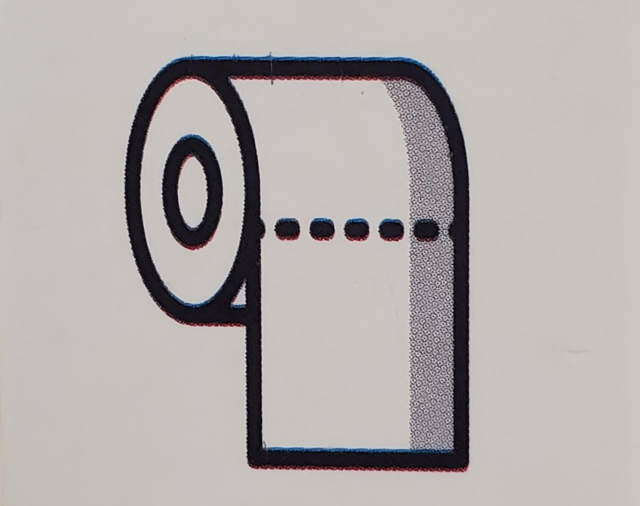
#> input picture Imagenes/Train2/Toilet_paper.jpeg, 1280 x 1012 px, found by its file name (shown at 1/2 size)
$ python resize_image.py
#> lines starting #> are read from the running program, lines starting #| are printed output that depends on the picture
import cv2 as cv
import numpy as np

def rz(image, width=None, height=None, inter=cv.INTER_AREA):
#> called with width = 400, inter = 3
    dim = None
    (h, w) = image.shape[:2]
#> h = 1012; w = 1280

    if width is None and height is None:
        return image
    if width is None:
        r = height / float(h)
        dim = (int(w * r), height)
    else:
        r = width / float(w)
#> r = 0.312
        dim = (width, int(h * r))
#> dim = (400, 316)

    return cv.resize(image, dim,  interpolation=inter)
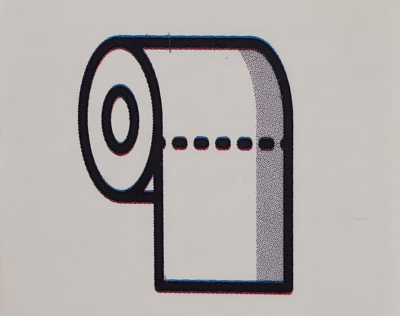
#> returned value: shape (316, 400, 3); mean of channels 0, 1, 2 171.4, 172.9, 177.9; drawn as B, G, R

#Leer imagen
img = rz(cv.imread('D:\\DocumentosD\\UTP\\brazo\\Train2\\Toilet_paper.jpeg',cv.IMREAD_COLOR), width= 400 )

$ run again, with Imagenes/Train2/apple.jpeg copied over Imagenes/Train2/Toilet_paper.jpeg
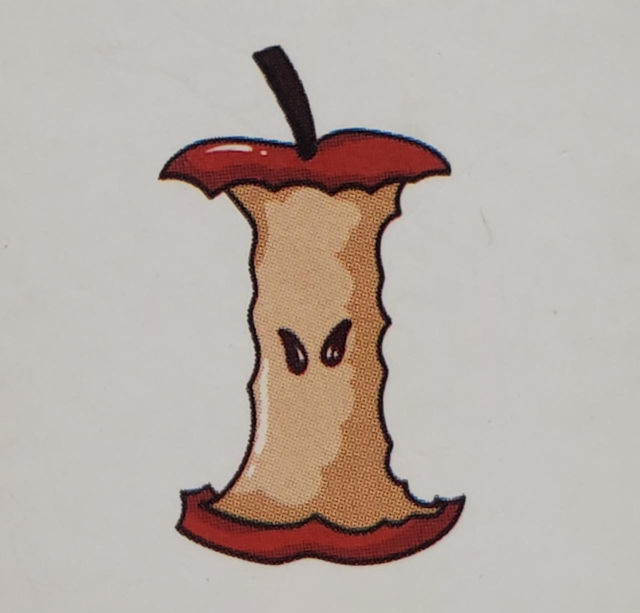
#> input picture Imagenes/Train2/apple.jpeg, 1280 x 1226 px, found by its file name (shown at 1/2 size)
#> in rz, `return cv.resize(image, dim,  interpolation=inter)`:
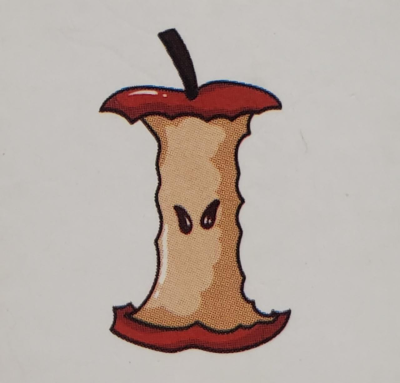
#> returned value: shape (383, 400, 3); mean of channels 0, 1, 2 165.7, 172.6, 184.8; drawn as B, G, R

$ run again, with Imagenes/Train2/bag.jpeg copied over Imagenes/Train2/Toilet_paper.jpeg
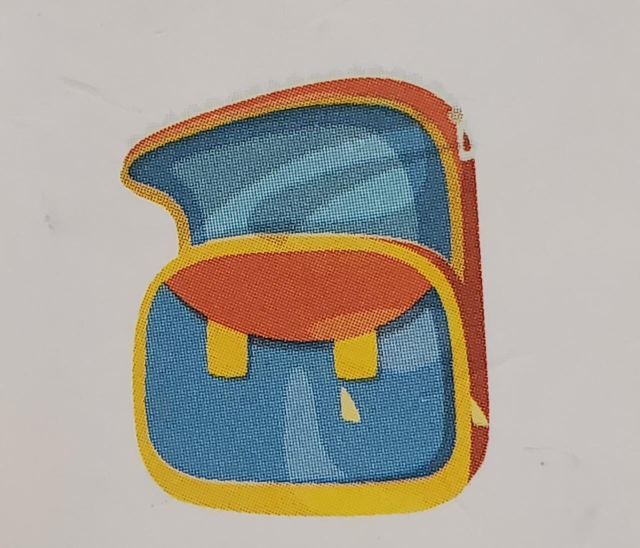
#> input picture Imagenes/Train2/bag.jpeg, 1280 x 1096 px, found by its file name (shown at 1/2 size)
#> in rz, `return cv.resize(image, dim,  interpolation=inter)`:
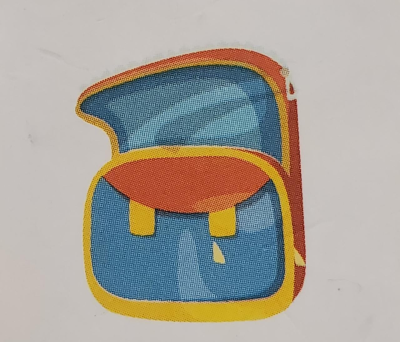
#> returned value: shape (342, 400, 3); mean of channels 0, 1, 2 153.3, 162.3, 168.2; drawn as B, G, R
